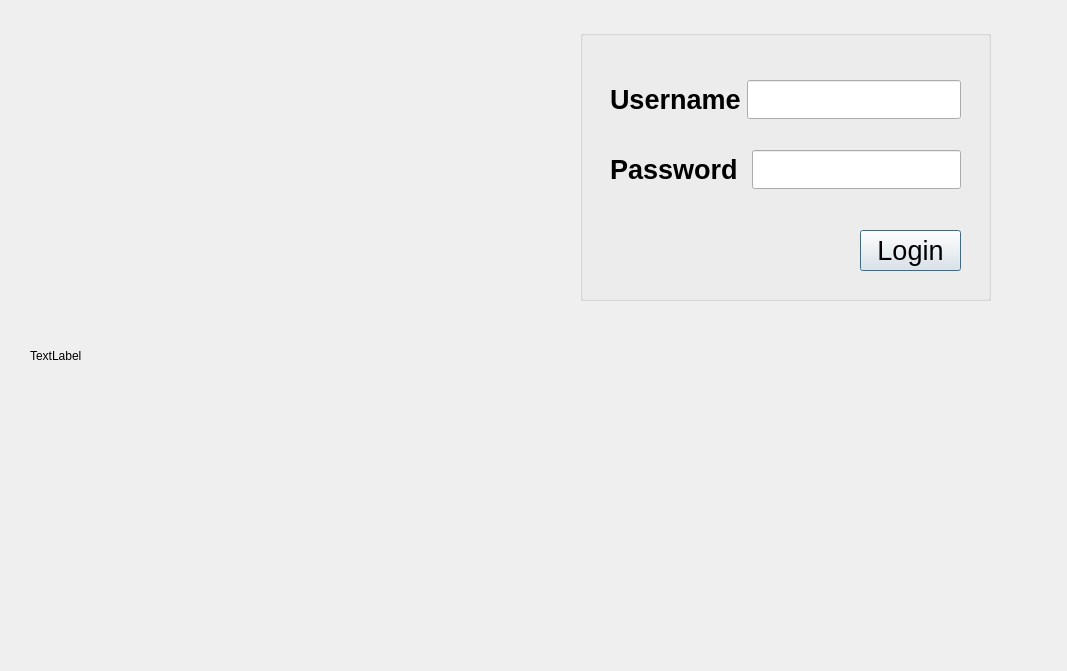
<?xml version="1.0" encoding="UTF-8"?>
<ui version="4.0">
 <class>LoginDialog</class>
 <widget class="QDialog" name="LoginDialog">
  <property name="geometry">
   <rect>
    <x>0</x>
    <y>0</y>
    <width>1067</width>
    <height>671</height>
   </rect>
  </property>
  <property name="sizePolicy">
   <sizepolicy hsizetype="Fixed" vsizetype="Fixed">
    <horstretch>0</horstretch>
    <verstretch>0</verstretch>
   </sizepolicy>
  </property>
  <property name="windowTitle">
   <string>Login</string>
  </property>
  <widget class="QPushButton" name="loginButton">
   <property name="geometry">
    <rect>
     <x>860</x>
     <y>230</y>
     <width>101</width>
     <height>41</height>
    </rect>
   </property>
   <property name="font">
    <font>
     <pointsize>20</pointsize>
    </font>
   </property>
   <property name="text">
    <string>Login</string>
   </property>
  </widget>
  <widget class="QWidget" name="layoutWidget">
   <property name="geometry">
    <rect>
     <x>610</x>
     <y>80</y>
     <width>351</width>
     <height>43</height>
    </rect>
   </property>
   <layout class="QFormLayout" name="formLayout">
    <item row="0" column="0">
     <widget class="QLabel" name="label">
      <property name="font">
       <font>
        <pointsize>20</pointsize>
        <weight>75</weight>
        <bold>true</bold>
       </font>
      </property>
      <property name="text">
       <string>Username</string>
      </property>
     </widget>
    </item>
    <item row="0" column="1">
     <widget class="QLineEdit" name="username">
      <property name="font">
       <font>
        <pointsize>20</pointsize>
       </font>
      </property>
     </widget>
    </item>
   </layout>
  </widget>
  <widget class="QWidget" name="layoutWidget_2">
   <property name="geometry">
    <rect>
     <x>610</x>
     <y>150</y>
     <width>351</width>
     <height>43</height>
    </rect>
   </property>
   <layout class="QFormLayout" name="formLayout_2">
    <item row="0" column="0">
     <widget class="QLabel" name="label_3">
      <property name="font">
       <font>
        <pointsize>20</pointsize>
        <weight>75</weight>
        <bold>true</bold>
       </font>
      </property>
      <property name="text">
       <string>Password </string>
      </property>
     </widget>
    </item>
    <item row="0" column="1">
     <widget class="QLineEdit" name="password">
      <property name="font">
       <font>
        <pointsize>20</pointsize>
       </font>
      </property>
      <property name="inputMask">
       <string/>
      </property>
      <property name="echoMode">
       <enum>QLineEdit::Password</enum>
      </property>
     </widget>
    </item>
   </layout>
  </widget>
  <widget class="QLabel" name="image_label">
   <property name="geometry">
    <rect>
     <x>30</x>
     <y>40</y>
     <width>1021</width>
     <height>631</height>
    </rect>
   </property>
   <property name="text">
    <string>TextLabel</string>
   </property>
  </widget>
  <widget class="QGroupBox" name="groupBox">
   <property name="geometry">
    <rect>
     <x>580</x>
     <y>30</y>
     <width>411</width>
     <height>271</height>
    </rect>
   </property>
   <property name="title">
    <string/>
   </property>
  </widget>
  <zorder>groupBox</zorder>
  <zorder>image_label</zorder>
  <zorder>loginButton</zorder>
  <zorder>layoutWidget</zorder>
  <zorder>layoutWidget_2</zorder>
 </widget>
 <resources/>
 <connections/>
</ui>
